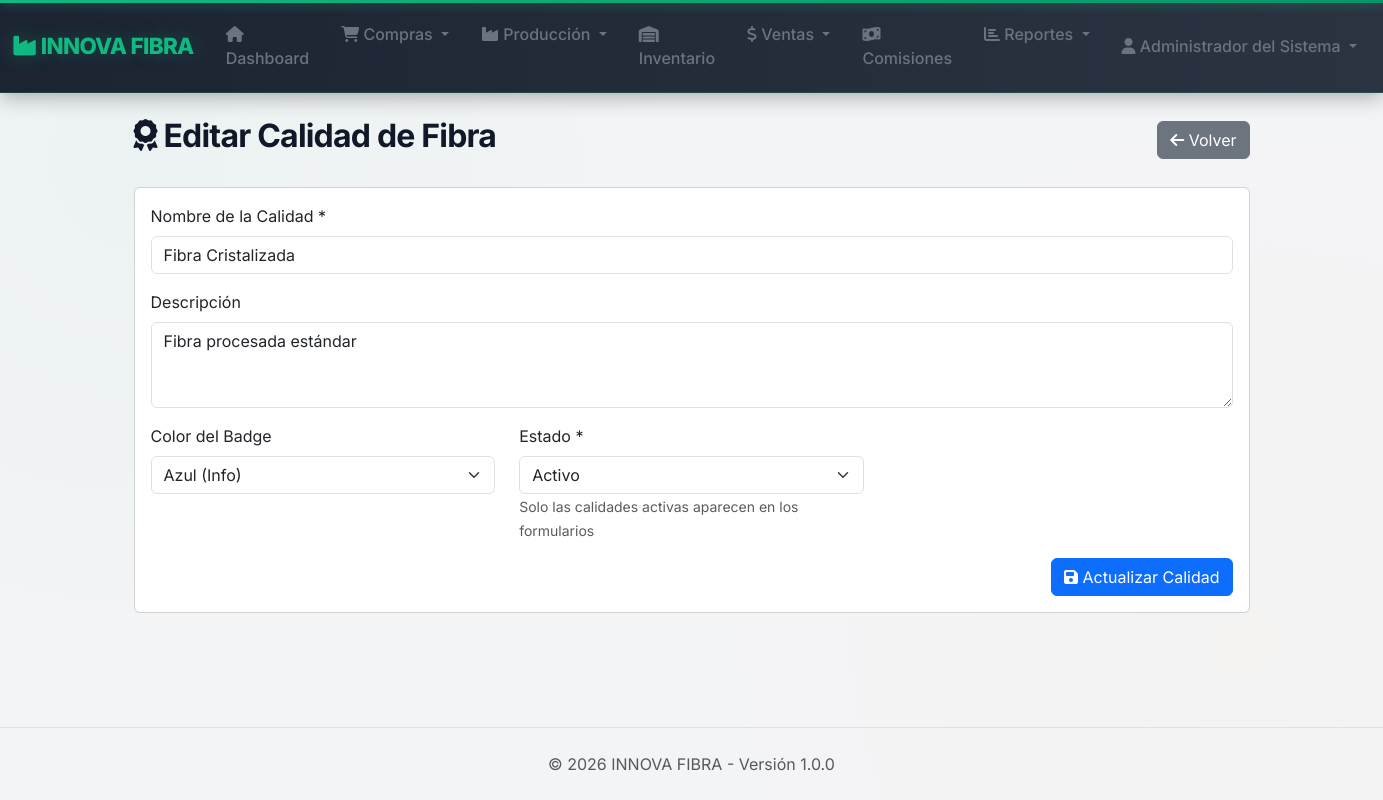
Page /calidades-fibra/editar?id=2 (signed in) on the committed database.
### tables this page shows
CREATE TABLE `calidades_fibra` (
    `id_calidad_fibra` INT UNSIGNED NOT NULL AUTO_INCREMENT,
    `nombre` VARCHAR(100) NOT NULL,
    `descripcion` TEXT NULL,
    `factor_precio` DECIMAL(5,2) NOT NULL DEFAULT 1.00,
    `color` VARCHAR(20) NULL COMMENT 'success, warning, info, secondary',
    `estado` ENUM('activo', 'inactivo') NOT NULL DEFAULT 'activo',
    `id_calidad_napa_destino` INT UNSIGNED NULL COMMENT 'Calidad de napa que produce',
    `fecha_creacion` TIMESTAMP NOT NULL DEFAULT CURRENT_TIMESTAMP,
    `usuario_creacion` INT UNSIGNED NULL,
    PRIMARY KEY (`id_calidad_fibra`),
    UNIQUE INDEX `nombre_UNIQUE` (`nombre` ASC),
    CONSTRAINT `fk_calidad_fibra_napa` FOREIGN KEY (`id_calidad_napa_destino`) REFERENCES `calidades_napa` (`id_calidad_napa`) ON DELETE SET NULL
    );

### src/controllers/CalidadesFibraController.php (called while the page is built, shortened)
<?php
class CalidadesFibraController extends BaseController {
    public function editar() {
        $idCalidad = $this->get('id');
        $calidad = $this->getCalidadById($idCalidad);
        $data = [
            'title' => 'Editar Calidad de Fibra',
            'calidad' => $calidad
        ];
        $this->view('calidades_fibra/editar', $data);
    }
    private function getCalidadById($id) {
        $stmt = $this->db->prepare(
            "SELECT * FROM calidades_fibra WHERE id_calidad_fibra = ?"
        );
        $stmt->execute([$id]);
        return $stmt->fetch();
    }
}

### public/index.php (called while the page is built, shortened)
<?php
require_once __DIR__ . '/../config/database.php';
require_once APP_PATH . '/helpers/functions.php';
$route = isset($_GET['route']) ? $_GET['route'] : '';
try {
    $parts = explode('/', trim($route, '/'));
    $rawAction = !empty($parts[1]) ? $parts[1] : 'index';
    $actionCandidates = [$rawAction];
    $actionCandidates[] = str_replace('-', '_', $rawAction);
    $controllerInstance = new $controller();
    $action = null;
    foreach ($actionCandidates as $candidate) {
        if (method_exists($controllerInstance, $candidate)) {
            $action = $candidate;
            break;
        }
    }
    $params = array_slice($parts, 2);
    call_user_func_array([$controllerInstance, $action], $params);
} catch (Exception $e) {
    if (APP_ENV === 'development') {
        echo "<h1>Error</h1>";
        echo "<p>" . $e->getMessage() . "</p>";
        echo "<pre>" . $e->getTraceAsString() . "</pre>";
    } else {
        http_response_code(500);
        include VIEWS_PATH . '/errors/500.php';
    }
}

### src/helpers/functions.php (called while the page is built, shortened)
<?php
function h($string) {
    return htmlspecialchars((string)$string, ENT_QUOTES, 'UTF-8');
}

### config/database.php (called while the page is built, shortened)
<?php
class Database {
    private static $instance = null;
    private $connection;
    private function __construct() {
        try {
            $dsn = "mysql:host=" . DB_HOST . ";dbname=" . DB_NAME . ";charset=" . DB_CHARSET;
            $options = [
                PDO::ATTR_ERRMODE            => PDO::ERRMODE_EXCEPTION,
                PDO::ATTR_DEFAULT_FETCH_MODE => PDO::FETCH_ASSOC,
                PDO::ATTR_EMULATE_PREPARES   => false,
                PDO::MYSQL_ATTR_INIT_COMMAND => "SET NAMES " . DB_CHARSET . " COLLATE utf8mb4_unicode_ci"
            ];
            $this->connection = new PDO($dsn, DB_USER, DB_PASS, $options);
            $this->connection->exec("SET time_zone = '-05:00'");
        } catch(PDOException $e) {
            die("<div style='font-family:sans-serif; padding:20px; border:1px solid red; background:#ffeeee; color:red;'>
                    <h3>❌ Error de Conexión a Base de Datos</h3>
                    <p><strong>Mensaje:</strong> " . $e->getMessage() . "</p>
                    <p>Verifica que el usuario <code>" . DB_USER . "</code> tenga permisos sobre la base de datos.</p>
                 </div>");
        }
    }
    public static function getInstance() {
        if (self::$instance === null) {
            self::$instance = new self();
        }
        return self::$instance;
    }
    public function getConnection() {
        return $this->connection;
    }
}

### src/views/calidades_fibra/editar.php (the view, shortened to what this page needs)
<?php require_once VIEWS_PATH . '/layout/header.php'; ?>
<div class="container">
    <div class="d-flex justify-content-between align-items-center mb-4">
        <h2><i class="fas fa-award"></i> <?= h($title) ?></h2>
        <a href="<?= BASE_URL ?>/calidades-fibra" class="btn btn-secondary">
            <i class="fas fa-arrow-left"></i> Volver
        </a>
    </div>
    <div class="card">
        <div class="card-body">
            <form method="POST" action="<?= BASE_URL ?>/calidades-fibra/editar?id=<?= $calidad['id_calidad_fibra'] ?>">
                <div class="mb-3">
                    <label for="nombre" class="form-label">Nombre de la Calidad *</label>
                    <input type="text" class="form-control" id="nombre" name="nombre"
                           value="<?= h($old['nombre'] ?? $calidad['nombre']) ?>"
                           placeholder="Ej: Fibra Virgen Premium, Fibra Cristalizada, etc."
                           required>
                </div>
                <div class="mb-3">
                    <label for="descripcion" class="form-label">Descripción</label>
                    <textarea class="form-control" id="descripcion" name="descripcion" rows="3"><?= h($old['descripcion'] ?? $calidad['descripcion']) ?></textarea>
                </div>
                <div class="row">
                    <div class="col-md-4">
                        <div class="mb-3">
                            <label for="color" class="form-label">Color del Badge</label>
                            <select class="form-select" id="color" name="color">
                                <?php $currentColor = $old['color'] ?? $calidad['color']; ?>
                                <option value="info" <?= $currentColor === 'info' ? 'selected' : '' ?>>Azul (Info)</option>
                            </select>
                        </div>
                    </div>
                    <div class="col-md-4">
                        <div class="mb-3">
                            <label for="estado" class="form-label">Estado *</label>
                            <select class="form-select" id="estado" name="estado" required>
                                <?php $currentEstado = $old['estado'] ?? $calidad['estado']; ?>
                                <option value="activo" <?= $currentEstado === 'activo' ? 'selected' : '' ?>>Activo</option>
                            </select>
                            <small class="form-text text-muted">
                                Solo las calidades activas aparecen en los formularios
                            </small>
                        </div>
                    </div>
                </div>
                <div class="text-end">
                    <button type="submit" class="btn btn-primary">
                        <i class="fas fa-save"></i> Actualizar Calidad
                    </button>
                </div>
            </form>
        </div>
    </div>
</div>
<?php require_once VIEWS_PATH . '/layout/footer.php'; ?>

### public/css/custom.css (style rules this page uses)
:root { --primary-color: #10b981; --primary-hover: #059669; --primary-light: #34d399; --primary-dark: #047857; --secondary-color: #f59e0b; --secondary-hover: #d97706; --success-color: #10b981; --warning-color: #f59e0b; --danger-color: #ef4444; --info-color: #06b6d4; --light-bg: #f3f4f6; --card-bg: #ffffff; --card-hover: #f9fafb; --text-main: #111827; --text-muted: #6b7280; --border-color: #e5e7eb; --navbar-bg: #1f2937; --navbar-text: #f9fafb; --accent-gradient: linear-gradient(135deg, #10b981, #059669); --warm-gradient: linear-gradient(135deg, #f59e0b, #d97706); --border-radius: 0.75rem; --shadow-sm: 0 1px 2px 0 rgb(0 0 0 / 0.05); --shadow-md: 0 4px 6px -1px rgb(0 0 0 / 0.1), 0 2px 4px -2px rgb(0 0 0 / 0.1); --shadow-lg: 0 10px 15px -3px rgb(0 0 0 / 0.1), 0 4px 6px -4px rgb(0 0 0 / 0.1); --shadow-glow: 0 0 20px rgba(16, 185, 129, 0.2); }
body { font-family: 'Inter', -apple-system, BlinkMacSystemFont, 'Segoe UI', sans-serif; background-color: var(--light-bg); background-image: radial-gradient(circle at 10% 20%, rgba(16, 185, 129, 0.03) 0%, transparent 40%), radial-gradient(circle at 90% 80%, rgba(245, 158, 11, 0.02) 0%, transparent 40%); background-attachment: fixed; color: var(--text-main); -webkit-font-smoothing: antialiased; -moz-osx-font-smoothing: grayscale; display: flex; flex-direction: column; min-height: 100vh; }
h1, h2, h3, h4, h5, h6 { font-weight: 700; color: var(--text-main); letter-spacing: -0.025em; }

### rows in the picture
calidades_fibra: nombre "Fibra Cristalizada", descripcion "Fibra procesada estándar", color "Azul (Info)", estado "Activo"

### other values in the picture
APP_NAME "INNOVA FIBRA"
getCurrentUserName() "Administrador del Sistema"
$title "Editar Calidad de Fibra"
APP_VERSION "1.0.0"
